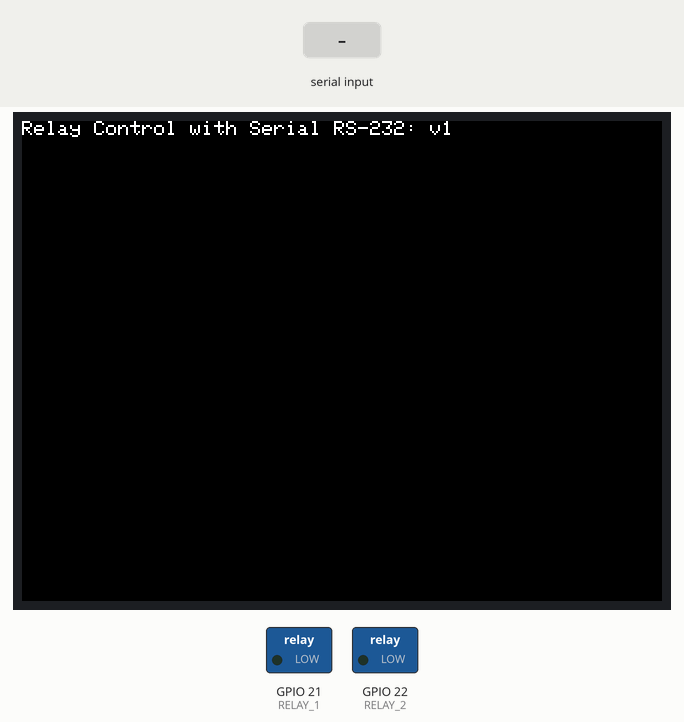
The program below on a simulated ESP32. On the bench: 320×240 colour display, switched loads named in the program (green lamp = pin HIGH). Inputs (shaded band) come from the test bench. What the program prints to the serial monitor is not drawn.

Above: at 1.3 s.
1.4 s: "<11>" received over Serial
At 1.7 s:
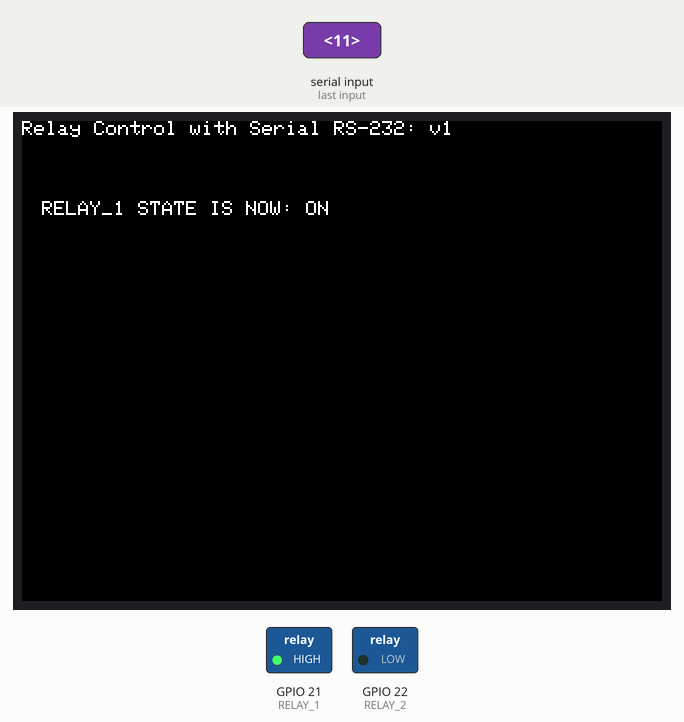
2.9 s: "<12>" received over Serial
At 4.0 s:
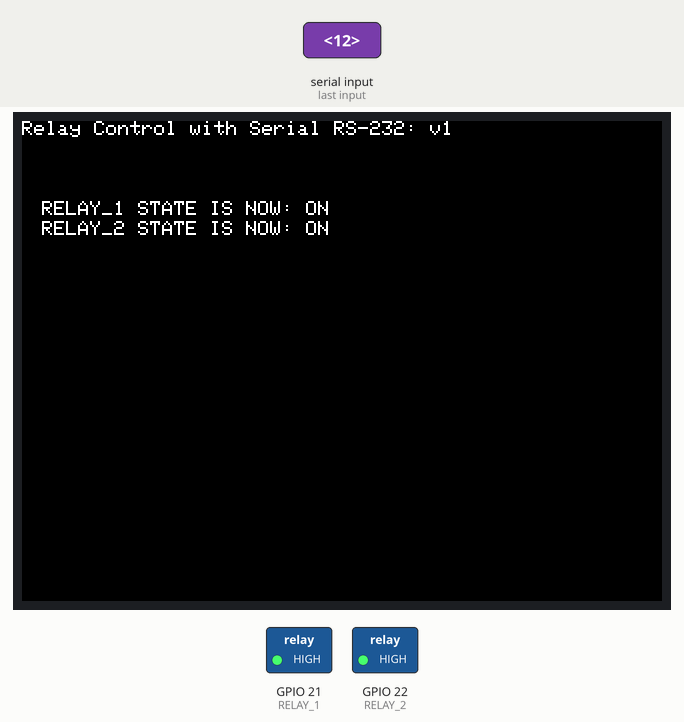
4.4 s: "<01>" received over Serial
At 5.2 s:
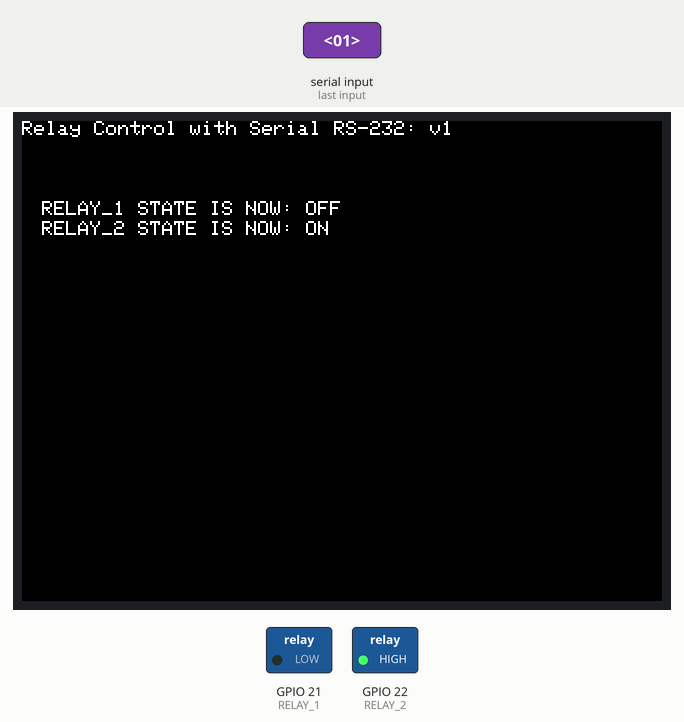
5.9 s: "<02>" received over Serial
At 6.3 s:
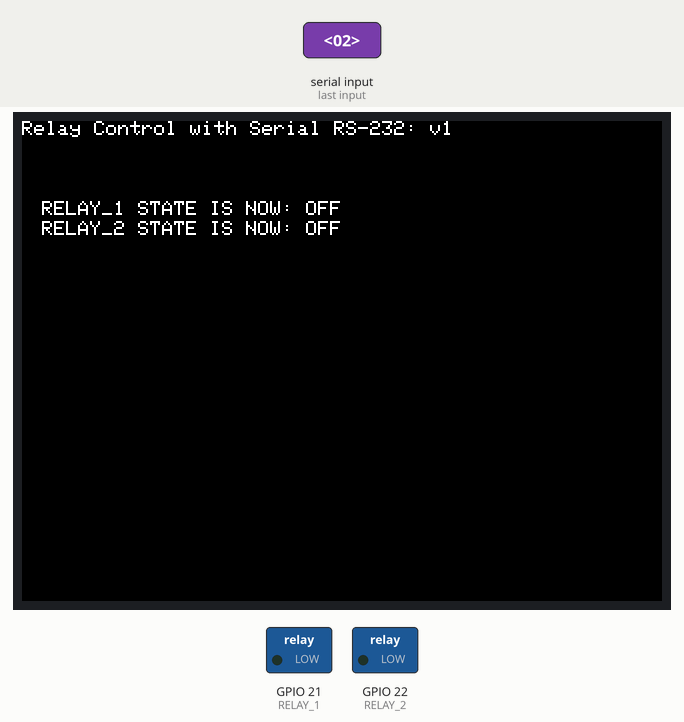
7.4 s: "<11>\n" received over Serial
At 8.6 s:
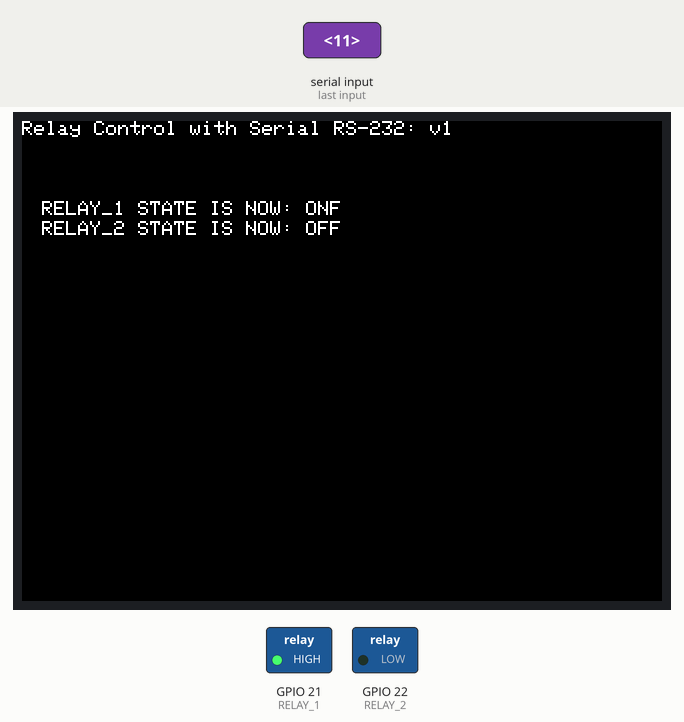
8.9 s: "<12>\n" received over Serial
At 9.8 s:
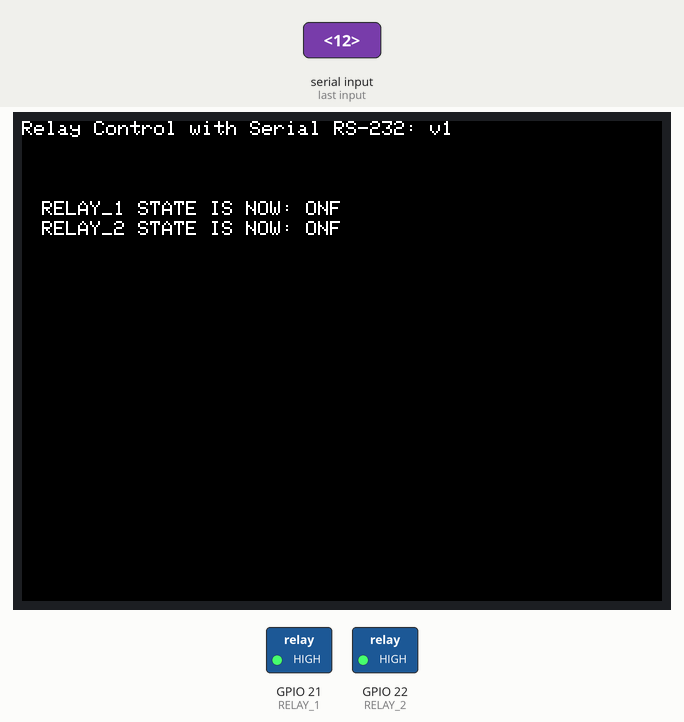
Timing chart, 0 to 11.4 s (numbered marks = the images above; inputs shaded):
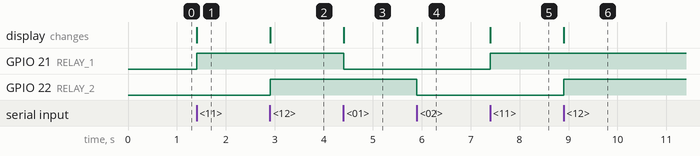

The program:

main.cpp
```cpp
#include <M5Stack.h>

const int RELAY_1 = 21;  // the board pin, which connects to the IN pin of relay
const int RELAY_2 = 22;  // the board pin, which connects to the IN pin of relay

const byte numChars = 32;
char receivedChars[numChars];
boolean newData = false;

void setup() {
  M5.begin();
  M5.Power.begin();
  Serial.begin(115200);
  Serial1.begin(115200, SERIAL_8N1, 16, 17);
  pinMode(RELAY_1, OUTPUT);  // Set pin 21 to output mode.
  pinMode(RELAY_2, OUTPUT);  // Set pin 22 to output mode.
  digitalWrite(RELAY_1, LOW);
  digitalWrite(RELAY_2, LOW);
  M5.Lcd.print("Relay Control with Serial RS-232: v1");
  M5.Lcd.setCursor(10, 40);
  Serial.print("<M5 is ready for commands>");
  Serial.println();
}

void recvWithStartEndMarkers() {
  static boolean recvInProgress = false;
  static byte ndx = 0;
  char startMarker = '<';
  char endMarker = '>';
  char rc;

  while (Serial.available() > 0 && newData == false) {
    rc = Serial.read();

    if (recvInProgress == true) {
      if (rc != endMarker) {
        receivedChars[ndx] = rc;
        ndx++;
        if (ndx >= numChars) {
          ndx = numChars - 1;
        }
      } else {
        receivedChars[ndx] = '\0';  // terminate the string
        recvInProgress = false;
        ndx = 0;
        newData = true;
      }
    }

    else if (rc == startMarker) {
      recvInProgress = true;
    }
  }
}

void showNewData() {
  if (newData == true) {
    Serial.print("Recieved ... ");
    Serial1.println(receivedChars);

    if (strcmp(receivedChars, "11") == 0) { // if <11> is sent turn RELAY 1 on
      M5.Lcd.setCursor(10, 40);
      M5.Lcd.print("RELAY_1 STATE IS NOW: ON");
      digitalWrite(RELAY_1, HIGH);
      //Serial1.write("<11>");
      Serial.println("RELAY_1 STATE IS NOW: ON");
    }

    if (strcmp(receivedChars, "01") == 0) { // if <01> is sent turn RELAY 1 off
      M5.Lcd.setCursor(10, 40);
      M5.Lcd.print("RELAY_1 STATE IS NOW: OFF");
      digitalWrite(RELAY_1, LOW);
      //Serial1.write("<01>");
      Serial.println("RELAY_1 STATE IS NOW: OFF");
    }

    if (strcmp(receivedChars, "12") == 0) { // if <12> is sent turn RELAY 2 on
      M5.Lcd.setCursor(10, 50);
      M5.Lcd.print("RELAY_2 STATE IS NOW: ON");
      digitalWrite(RELAY_2, HIGH);
      //Serial1.write("<12>");
      Serial.println("RELAY_2 STATE IS NOW: ON");
    }

    if (strcmp(receivedChars, "02") == 0) { // if <02> is sent turn RELAY 2 off
      M5.Lcd.setCursor(10, 50);
      M5.Lcd.print("RELAY_2 STATE IS NOW: OFF");
      digitalWrite(RELAY_2, LOW);
      //Serial1.write("<02>");
      Serial.println("RELAY_2 STATE IS NOW: OFF");
    }

    newData = false;
  }
}

void loop() {
  recvWithStartEndMarkers();
  showNewData();
}
```

Measured:
- after the input at 1.4 s, GPIO 21 (RELAY_1): LOW → HIGH at once; the display: changes at once (image 1)
- after the input at 2.9 s, GPIO 22 (RELAY_2): LOW → HIGH at once; the display: changes at once (image 2)
- after the input at 4.4 s, GPIO 21 (RELAY_1): HIGH → LOW at once; the display: changes at once (image 3)
- after the input at 5.9 s, GPIO 22 (RELAY_2): HIGH → LOW at once; the display: changes at once (image 4)
- after the input at 7.4 s, GPIO 21 (RELAY_1): LOW → HIGH at once; the display: changes at once (image 5)
- after the input at 8.9 s, GPIO 22 (RELAY_2): LOW → HIGH at once; the display: changes at once (image 6)
